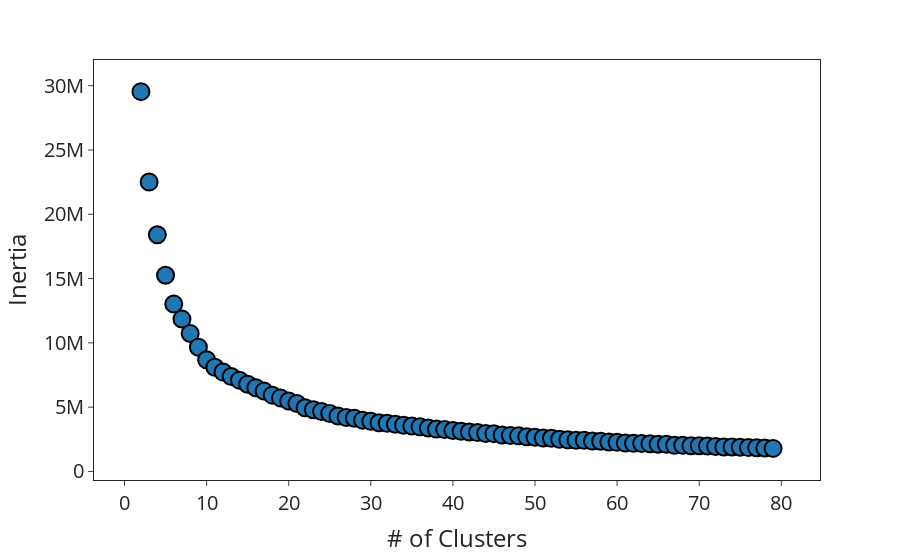

The notebook cell saved with this chart:
### Code cell
import plotly.express as px

range_, inertia = get_clusters(combinations_df[combinations_df.columns[2:]],80)
fig = px.scatter(x=range_, y=inertia,
                labels={'x':'# of Clusters', 'y':'Inertia'},
                template='simple_white'
                )

fig.update_traces(marker=dict(size=17,
                              line=dict(width=2,
                                        color='Black')),
                  selector=dict(mode='markers'))

fig.update_xaxes(mirror=True)
fig.update_yaxes(mirror=True)

fig.update_yaxes( row=1, col=1)

fig.update_layout(
    font_size=20,
)

fig.show()

### Figure 1 — Plotly figure (JSON) as saved in the notebook; plotly's stock layout.template omitted (floating-point values rounded to 4 significant figures)
{"data": [{"hovertemplate": "# of Clusters=%{x}<br>Inertia=%{y}<extra></extra>", "legendgroup": "", "marker": {"color": "#1F77B4", "line": {"color": "Black", "width": 2}, "size": 17, "symbol": "circle"}, "mode": "markers", "name": "", "orientation": "v", "showlegend": false, "type": "scatter", "x": [2, 3, 4, 5, 6, 7, 8, 9, 10, 11, 12, 13, 14, 15, 16, 17, 18, 19, 20, 21, 22, 23, 24, 25, 26, 27, 28, 29, 30, 31, 32, 33, 34, 35, 36, 37, 38, 39, 40, 41, 42, 43, 44, 45, 46, 47, 48, 49, 50, 51, 52, 53, 54, 55, 56, 57, 58, 59, 60, 61, 62, 63, 64, 65, 66, 67, 68, 69, 70, 71, 72, 73, 74, 75, 76, 77, 78, 79], "xaxis": "x", "y": [29540000.0, 22510000.0, 18410000.0, 15260000.0, 13020000.0, 11850000.0, 10730000.0, 9665000.0, 8691000.0, 8099000.0, 7727000.0, 7384000.0, 7101000.0, 6787000.0, 6507000.0, 6248000.0, 5934000.0, 5721000.0, 5482000.0, 5286000.0, 4948000.0, 4804000.0, 4667000.0, 4502000.0, 4308000.0, 4194000.0, 4143000.0, 3990000.0, 3904000.0, 3791000.0, 3741000.0, 3675000.0, 3598000.0, 3532000.0, 3470000.0, 3375000.0, 3292000.0, 3264000.0, 3187000.0, 3124000.0, 3066000.0, 3022000.0, 2954000.0, 2939000.0, 2836000.0, 2796000.0, 2768000.0, 2697000.0, 2654000.0, 2597000.0, 2577000.0, 2505000.0, 2458000.0, 2433000.0, 2423000.0, 2361000.0, 2346000.0, 2295000.0, 2264000.0, 2216000.0, 2183000.0, 2173000.0, 2149000.0, 2117000.0, 2108000.0, 2029000.0, 2041000.0, 1999000.0, 2004000.0, 1976000.0, 1938000.0, 1902000.0, 1905000.0, 1888000.0, 1856000.0, 1848000.0, 1825000.0, 1794000.0], "yaxis": "y"}], "layout": {"font": {"size": 20}, "legend": {"tracegroupgap": 0}, "margin": {"t": 60}, "xaxis": {"anchor": "y", "domain": [0, 1], "mirror": true, "title": {"text": "# of Clusters"}}, "yaxis": {"anchor": "x", "domain": [0, 1], "mirror": true, "title": {"text": "Inertia"}}}}
